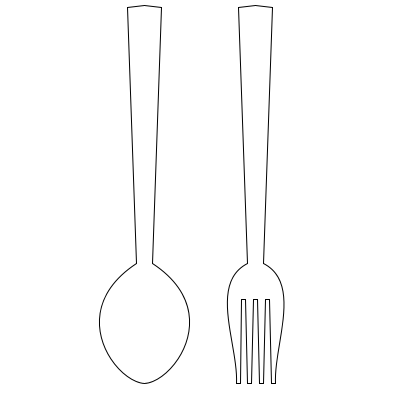
Frame 1 (no input)
Frame 60 (the mouse pressed at the canvas centre just before this capture): identical to frame 1, image omitted
Frame 120 (the mouse held since frame 60 and released just before this capture): identical to frame 1, image omitted

The Processing sketch that drew this single still picture (run headless with seeded random() and noise(); from frame 60 on, the mouse is pressed at the canvas centre):

// Processing sketch: processing_87688
// ── processing_87688.pde


float scale;

void setup()
{
  size(400, 400);
  
  scale = width / 720.0f;
}

void draw()
{
  background(255);
  DrawSpoon(width/2 - 100 * scale);
  DrawFork(width/2 + 100 * scale);
}

void DrawSpoon(float center)
{
  PVector handleRightEnd = DrawHandle(center);
  DrawSpoonEndHalf(center, true, handleRightEnd);
  DrawSpoonEndHalf(center, false, handleRightEnd);
}

void DrawFork(float center)
{
  PVector handleRightEnd = DrawHandle(center);
  DrawForkEndHalf(center, true, handleRightEnd);
  DrawForkEndHalf(center, false, handleRightEnd);
}

PVector DrawHandle(float center)
{
  DrawHandleHalf(center, false);
  PVector rightHandleEnd = DrawHandleHalf(center, true);
  
  return rightHandleEnd;
}

PVector DrawHandleHalf(float center, boolean rightHalf)
{
  float offset = 30 * scale;
  if (!rightHalf)
    offset *= -1;
  
  PVector origin = new PVector(center, 10 * scale);
  PVector nextPoint = new PVector(origin.x + offset, origin.y + 4 * scale);
  DrawLine(origin, nextPoint);
  
  offset *= -.5f;
  origin = nextPoint;
  nextPoint = new PVector(nextPoint.x + offset, origin.y + 460 * scale);
  DrawLine(origin, nextPoint);
  
  return nextPoint;
}

void DrawSpoonEndHalf(float center, boolean rightHalf, PVector rightHalfOrigin)
{
  float control1Offset = -800 * scale;
  float control2Offset = -300 * scale;
  
  PVector origin = rightHalfOrigin;
  
  if (!rightHalf)
  {
    control1Offset *= -1;
    control2Offset *= -1;
    
    rightHalfOrigin.x = center - (rightHalfOrigin.x - center);
  }
  
  PVector nextPoint = new PVector(center, height - 30 * scale);
  curve(origin.x + control1Offset, origin.y - 300 * scale, origin.x, origin.y, nextPoint.x, nextPoint.y, nextPoint.x + control2Offset, nextPoint.y - 200 * scale);
}

void DrawForkEndHalf(float center, boolean rightHalf, PVector rightHalfOrigin)
{
    float control1Offset = -400 * scale;
  
  PVector origin = rightHalfOrigin;
  
  float offset = 20 * scale;
  if (!rightHalf)
  {
    control1Offset *= -1;
    offset *=-1;
    rightHalfOrigin.x = center - (rightHalfOrigin.x - center);
  }  
  
  float heightDiff = height - 30 * scale - origin.y;
  PVector nextPoint = new PVector(origin.x + offset, origin.y + heightDiff);
  curve(origin.x + control1Offset, origin.y, origin.x, origin.y, nextPoint.x, nextPoint.y, nextPoint.x, nextPoint.y + 200 * scale);
  
  origin = nextPoint;
  offset *= -.35f;
  nextPoint = new PVector(origin.x + offset, origin.y);
  DrawLine(origin, nextPoint);
  
  origin = nextPoint;
  offset *= .5f;
  nextPoint = new PVector(origin.x + offset, origin.y - heightDiff * .7f);
  DrawLine(origin, nextPoint);
  
  origin = nextPoint;
  offset *= 2;
  nextPoint = new PVector(origin.x + offset, origin.y);
  DrawLine(origin, nextPoint);
  
  origin = nextPoint;
  offset *= .5f;
  nextPoint = new PVector(origin.x + offset, origin.y + heightDiff * .7f);
  DrawLine(origin, nextPoint);
  
  origin = nextPoint;
  offset *= 2;
  nextPoint = new PVector(origin.x + offset, origin.y);
  DrawLine(origin, nextPoint);
  
  origin = nextPoint;
  offset *= .5f;
  nextPoint = new PVector(origin.x + offset, origin.y - heightDiff * .7f);
  DrawLine(origin, nextPoint);
  
  origin = nextPoint;
  nextPoint = new PVector(center, origin.y);
  DrawLine(origin, nextPoint);
}

void DrawLine(PVector v1, PVector v2)
{
  line(v1.x, v1.y, v2.x, v2.y);
}
